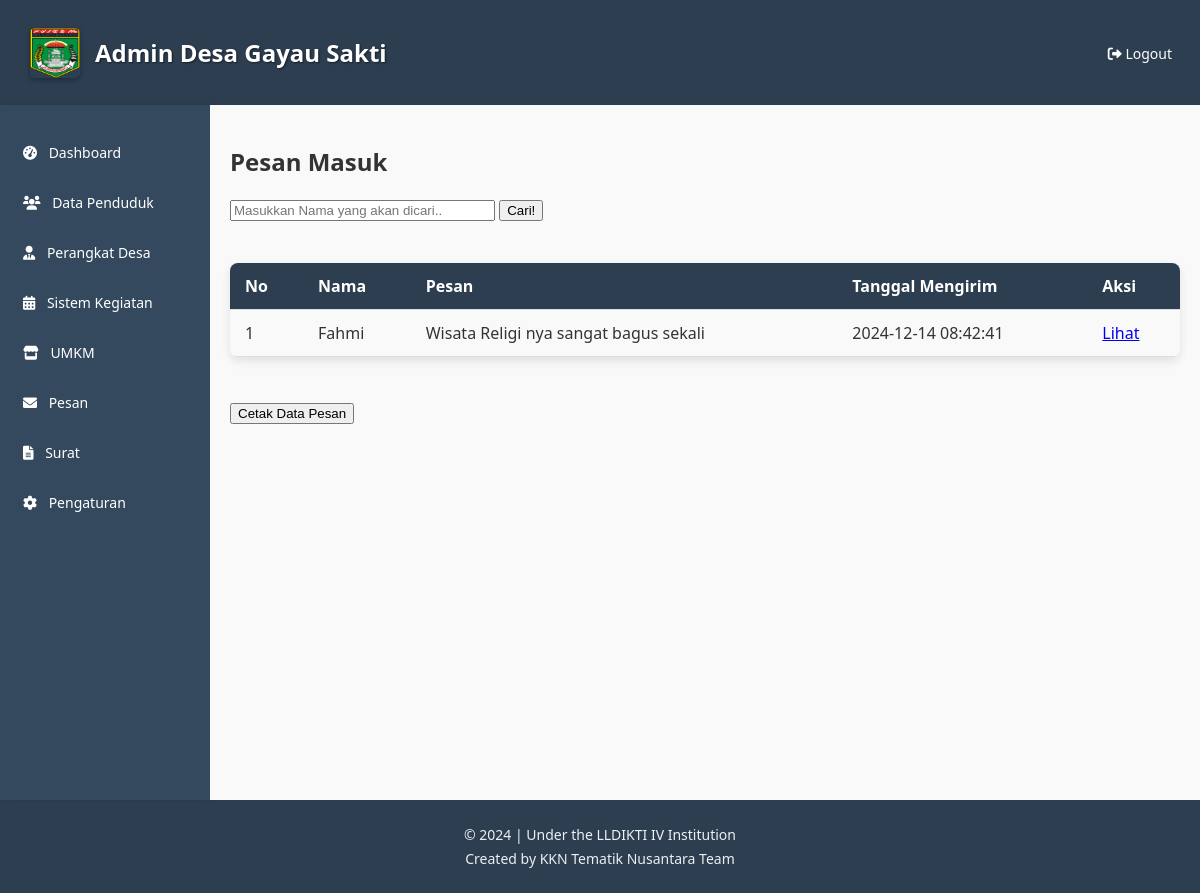
/KKN/pesan.php (signed in), run on the app's committed database.
### tables this page shows
CREATE TABLE `pesan` (
  `nama_pengirim` varchar(100) NOT NULL,
  `no_telepon` char(13) NOT NULL,
  `email` varchar(50) NOT NULL,
  `isi_pesan` text NOT NULL,
  `tanggal_kirim` timestamp NOT NULL DEFAULT current_timestamp()
);

### KKN/pesan.php (the view, shortened to what this page needs)
<!DOCTYPE html>
<html lang="id">
<head>
    <link rel="stylesheet" href="https://cdnjs.cloudflare.com/ajax/libs/font-awesome/6.0.0-beta3/css/all.min.css">
</head>
<body>
    <div class="container">
    <header>
    <div style="display: flex; align-items: center; padding: 10px;">
        <img src="images/lampungtengah.png" alt="Logo" style="width: 50px; height: 50px; margin-right: 15px; border-radius: 5px; box-shadow: 0 2px 5px rgba(0, 0, 0, 0.3);">
        <h1 style="font-size: 24px; font-weight: bold; color: #ffffff; text-shadow: 1px 1px 2px rgba(0, 0, 0, 0.5);">Admin Desa Gayau Sakti</h1>
    </div>
    <nav>
        <ul>
            <li><a href="logout.php"><i class="fas fa-sign-out-alt"></i> Logout</a></li>
        </ul>
    </nav>
</header>
        <div class="main-content">
            <aside>
            <ul>
                    <li><a href="dashboard.php"><i class="fas fa-tachometer-alt"></i> Dashboard</a></li>
                    <li><a href="data_penduduk.php"><i class="fas fa-users"></i> Data Penduduk</a></li>
                    <li><a href="perangkat_desa.php"><i class="fas fa-user-tie"></i> Perangkat Desa</a></li>
                    <li><a href="data_kegiatan.php"><i class="fas fa-calendar-alt"></i> Sistem Kegiatan</a></li>
                    <li><a href="umkm.php"><i class="fas fa-store"></i> UMKM </a></li>
                    <li><a href="pesan.php"><i class="fas fa-envelope"></i> Pesan</a></li>
                    <li><a href="surat.php"><i class="fas fa-file-alt"></i> Surat</a></li>
                    <li><a href="pengaturan.php"><i class="fas fa-cog"></i> Pengaturan</a></li>
                </ul>
            </aside>
            <main>
                <h2>Pesan Masuk</h2>
                <form action="" method="post">
                    <input type="text" name="keyword" size="30" autofocus placeholder="Masukkan Nama yang akan dicari.." autocomplete="off">
                    <button type="submit" name="cari">Cari!</button>
                </form>
            <br>
            <table>
    <tr>
        <th>No</th>
        <th>Nama</th>
        <th>Pesan</th>
        <th>Tanggal Mengirim</th>
        <th>Aksi</th>
    </tr>
    <?php
    include 'koneksi.php';
    if (isset($_POST["cari"])) {
        $result = cari($_POST["keyword"]);
    } else {
        $query = "SELECT * FROM pesan";
        $result = mysqli_query($con, $query);
    }
    if (mysqli_num_rows($result) > 0) {
        $no = 1;
        while ($row = mysqli_fetch_assoc($result)) {
            echo "<tr>";
            echo "<td>" . $no++ . "</td>";
            echo "<td>" . $row['nama_pengirim'] . "</td>";
            echo "<td>" . $row['isi_pesan'] . "</td>";
            echo "<td>" . $row['tanggal_kirim'] . "</td>";
            echo "<td><a href='lihat_pesan.php?nama_pengirim=" . $row['nama_pengirim'] . "'>Lihat</a></td>";
            echo "</tr>";
        }
    } else {
        echo "<tr><td colspan='5'>Tidak ada data penduduk.</td></tr>";
    }
    ?>
</table>
    <br><br>
    <div class="action-container">
        <button onclick="window.print()">Cetak Data Pesan</button>
    </div>
                </div>
        </div>
    <footer>
    <p>&copy; 2024 | Under the LLDIKTI IV Institution</p>
    <p>Created by KKN Tematik Nusantara Team</p>
</footer>
</body>
</html>

### KKN/pesan.php (style rules this page uses)
body { font-family: 'Segoe UI', Tahoma, Geneva, Verdana, sans-serif; background-color: #f9f9f9; margin: 0; padding: 0; color: #333; }
.container { display: flex; flex-direction: column; height: 100vh; }
header { background: #2c3e50; color: white; padding: 10px 20px; display: flex; justify-content: space-between; align-items: center; box-shadow: 0 2px 5px rgba(0, 0, 0, 0.1); }
.main-content { display: flex; flex: 1; }
aside { width: 180px; background: #34495e; color: white; padding: 15px; box-shadow: 2px 0 5px rgba(0, 0, 0, 0.1); }
aside ul { list-style: none; padding: 0; margin: 0; }
aside ul li { margin: 15px 0; }
aside ul li a { color: white; text-decoration: none; font-size: 14px; display: block; padding: 8px; transition: background 0.3s; }
aside ul li a i { margin-right: 8px; }
main { flex: 1; padding: 20px; background-color: #f9f9f9; overflow-y: auto; }
nav ul { list-style: none; margin: 0; padding: 0; }
nav ul li { display: inline; }
nav ul li a { color: white; text-decoration: none; font-size: 14px; padding: 8px; transition: color 0.3s; }
table { width: 100%; border-collapse: collapse; margin-top: 20px; box-shadow: 0 4px 10px rgba(0, 0, 0, 0.1); border-radius: 8px; overflow: hidden; }
th, td { padding: 12px 15px; text-align: left; border-bottom: 1px solid #ddd; }
th { background-color: #2c3e50; color: white; }
footer { background-color: #2c3e50; color: #ecf0f1; text-align: center; padding: 20px; }
footer p { margin: 5px 0; font-size: 14px; }

### data on the page
pesan: nama_pengirim "Fahmi", isi_pesan "Wisata Religi nya sangat bagus sekali", tanggal_kirim "2024-12-14 08:42:41"
